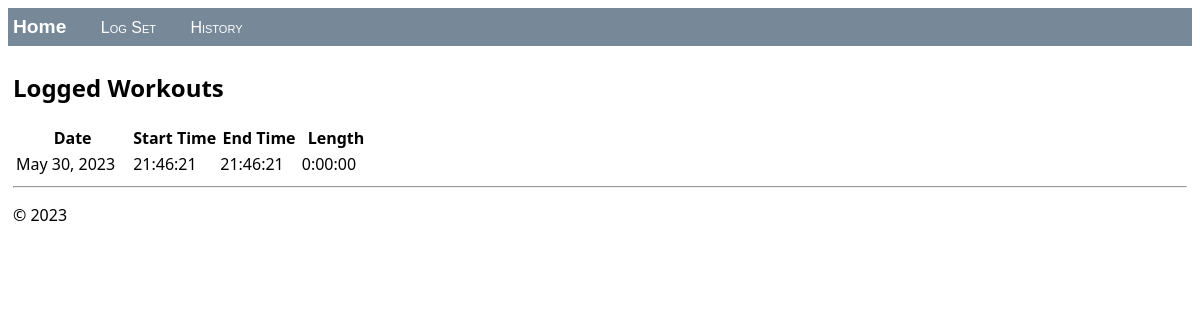
Before: / with the older database file.
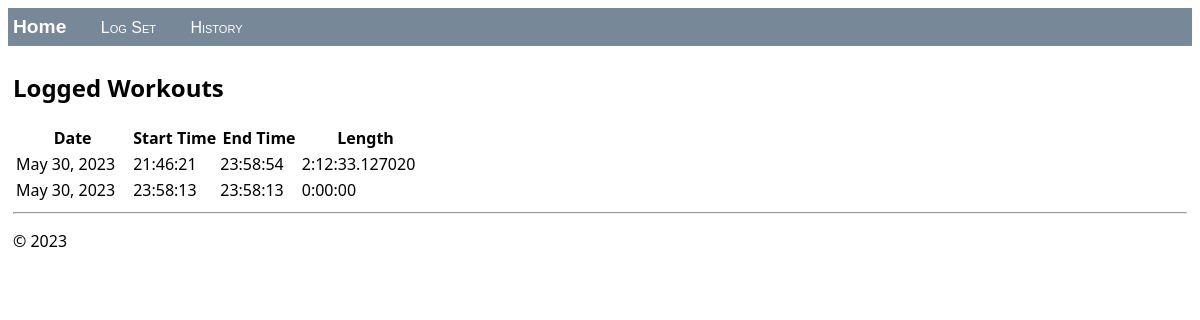
After: the same page with the newer database file.
### hello/models.py (models this page shows, shortened)
class Workout(models.Model):
    id = models.CharField(primary_key=True, max_length=100, default=datetime.datetime.now().strftime("%H:%M:%S"))
    date = models.DateField(default=datetime.datetime.now().date())
    time_start = models.DateTimeField(default=datetime.datetime.now())
    time_end = models.DateTimeField(default=datetime.datetime.now())
    length = models.DurationField(default=timedelta())
    print(f'INSTANTIATED Workout at {datetime.datetime.now().strftime("%H:%M:%S")}')

### hello/views.py (the view)
class MyWorkoutView(ListView):
    model = Exercise
    def get_context_data(self, **kwargs):
        context = super(MyWorkoutView, self).get_context_data(**kwargs)
        return context

### hello/templates/hello/home.html (shortened to what this page needs)
{% extends "hello/layout.html" %}
{% block content %}
    <h2>Logged Workouts</h2>
    {% if workout_list %}
        <table class="workout_list">
            <thead>
            <tr>
                <th>Date</th>
                <th>Start Time</th>
                <th>End Time</th>
                <th>Length</th>
            </tr>
            </thead>
            <tbody>
            {% for workout in workout_list %}
                <tr>
                    <td>{{ workout.date | date }}</td>
                    <td>{{ workout.time_start | time:'H:i:s' }}</td>
                    <td>{{ workout.time_end | time:'H:i:s' }}</td>
                    <td>{{ workout.length }}</td>
                </tr>
            {% endfor %}
            </tbody>
        </table>
    {% else %}
        <p>No workouts have been logged. Use the <a href="{% url 'exercise' %}">Log workout form</a>.</p>
    {% endif %}
{% endblock %}

Changed rows visible on the page:
changed Workout (number 1 of 2 on the later page): time_end "21:46:21" → "23:58:54"; length "0:00:00" → "2:12:33.127020"
added Workout: date "May 30, 2023", time_start "23:58:13", time_end "23:58:13", length "0:00:00"
